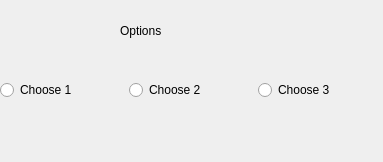
<?xml version="1.0" encoding="UTF-8"?>
<ui version="4.0">
 <class>MyRadioButton</class>
 <widget class="QWidget" name="MyRadioButton">
  <property name="geometry">
   <rect>
    <x>0</x>
    <y>0</y>
    <width>383</width>
    <height>162</height>
   </rect>
  </property>
  <property name="windowTitle">
   <string>Form</string>
  </property>
  <widget class="QLabel" name="label">
   <property name="geometry">
    <rect>
     <x>120</x>
     <y>10</y>
     <width>151</width>
     <height>41</height>
    </rect>
   </property>
   <property name="text">
    <string>Options</string>
   </property>
  </widget>
  <widget class="QWidget" name="">
   <property name="geometry">
    <rect>
     <x>0</x>
     <y>50</y>
     <width>381</width>
     <height>81</height>
    </rect>
   </property>
   <layout class="QHBoxLayout" name="horizontalLayout">
    <item>
     <widget class="QRadioButton" name="radioOption01">
      <property name="text">
       <string>Choose 1</string>
      </property>
     </widget>
    </item>
    <item>
     <widget class="QRadioButton" name="radioOption02">
      <property name="text">
       <string>Choose 2</string>
      </property>
     </widget>
    </item>
    <item>
     <widget class="QRadioButton" name="radioOption03">
      <property name="text">
       <string>Choose 3</string>
      </property>
     </widget>
    </item>
   </layout>
  </widget>
 </widget>
 <resources/>
 <connections/>
</ui>
